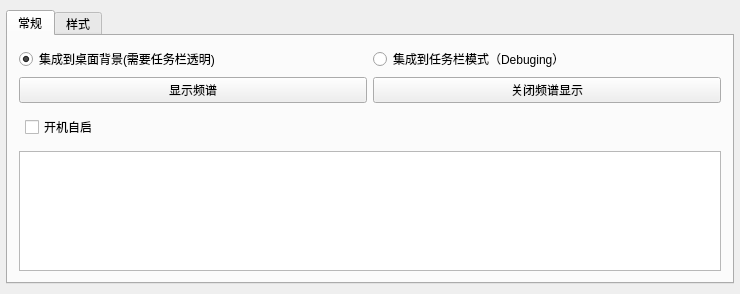
<?xml version="1.0" encoding="UTF-8"?>
<ui version="4.0">
 <class>MainWindow</class>
 <widget class="QMainWindow" name="MainWindow">
  <property name="geometry">
   <rect>
    <x>0</x>
    <y>0</y>
    <width>740</width>
    <height>294</height>
   </rect>
  </property>
  <property name="windowTitle">
   <string>MainWindow</string>
  </property>
  <widget class="QWidget" name="centralWidget">
   <layout class="QVBoxLayout" name="verticalLayout_2" stretch="0">
    <property name="spacing">
     <number>0</number>
    </property>
    <property name="leftMargin">
     <number>0</number>
    </property>
    <property name="topMargin">
     <number>0</number>
    </property>
    <property name="rightMargin">
     <number>0</number>
    </property>
    <property name="bottomMargin">
     <number>0</number>
    </property>
    <item>
     <layout class="QVBoxLayout" name="verticalLayout">
      <property name="leftMargin">
       <number>6</number>
      </property>
      <property name="topMargin">
       <number>10</number>
      </property>
      <property name="rightMargin">
       <number>6</number>
      </property>
      <property name="bottomMargin">
       <number>10</number>
      </property>
      <item>
       <widget class="QTabWidget" name="tabWidget_main">
        <property name="layoutDirection">
         <enum>Qt::LeftToRight</enum>
        </property>
        <property name="autoFillBackground">
         <bool>false</bool>
        </property>
        <property name="tabPosition">
         <enum>QTabWidget::North</enum>
        </property>
        <property name="tabShape">
         <enum>QTabWidget::Rounded</enum>
        </property>
        <property name="currentIndex">
         <number>0</number>
        </property>
        <property name="elideMode">
         <enum>Qt::ElideNone</enum>
        </property>
        <property name="usesScrollButtons">
         <bool>true</bool>
        </property>
        <property name="tabsClosable">
         <bool>false</bool>
        </property>
        <property name="movable">
         <bool>false</bool>
        </property>
        <property name="tabBarAutoHide">
         <bool>false</bool>
        </property>
        <widget class="QWidget" name="tab_custom">
         <attribute name="title">
          <string>常规</string>
         </attribute>
         <layout class="QVBoxLayout" name="verticalLayout_6">
          <item>
           <layout class="QHBoxLayout" name="horizontalLayout_5">
            <item>
             <widget class="QRadioButton" name="radioButton_modeOnBackground">
              <property name="text">
               <string>集成到桌面背景(需要任务栏透明)</string>
              </property>
              <property name="checked">
               <bool>true</bool>
              </property>
             </widget>
            </item>
            <item>
             <widget class="QRadioButton" name="radioButton_modeOnTaskbar">
              <property name="text">
               <string>集成到任务栏模式（Debuging）</string>
              </property>
              <property name="checked">
               <bool>false</bool>
              </property>
             </widget>
            </item>
           </layout>
          </item>
          <item>
           <layout class="QHBoxLayout" name="horizontalLayout">
            <item>
             <widget class="QPushButton" name="btn_show">
              <property name="text">
               <string>显示频谱</string>
              </property>
             </widget>
            </item>
            <item>
             <widget class="QPushButton" name="btn_close">
              <property name="text">
               <string>关闭频谱显示</string>
              </property>
             </widget>
            </item>
           </layout>
          </item>
          <item>
           <layout class="QHBoxLayout" name="horizontalLayout_10">
            <property name="leftMargin">
             <number>6</number>
            </property>
            <property name="topMargin">
             <number>6</number>
            </property>
            <property name="rightMargin">
             <number>6</number>
            </property>
            <property name="bottomMargin">
             <number>6</number>
            </property>
            <item>
             <widget class="QCheckBox" name="checkBox_BAutoBoot">
              <property name="text">
               <string>开机自启</string>
              </property>
             </widget>
            </item>
           </layout>
          </item>
          <item>
           <widget class="QTextEdit" name="console"/>
          </item>
         </layout>
        </widget>
        <widget class="QWidget" name="tab_style">
         <attribute name="title">
          <string>样式</string>
         </attribute>
         <layout class="QVBoxLayout" name="verticalLayout_5">
          <item>
           <layout class="QHBoxLayout" name="horizontalLayout_4">
            <property name="leftMargin">
             <number>6</number>
            </property>
            <property name="topMargin">
             <number>6</number>
            </property>
            <property name="rightMargin">
             <number>6</number>
            </property>
            <property name="bottomMargin">
             <number>6</number>
            </property>
            <item>
             <layout class="QHBoxLayout" name="horizontalLayout_8">
              <property name="leftMargin">
               <number>6</number>
              </property>
              <property name="topMargin">
               <number>6</number>
              </property>
              <property name="rightMargin">
               <number>6</number>
              </property>
              <property name="bottomMargin">
               <number>6</number>
              </property>
              <item>
               <widget class="QLabel" name="label_8">
                <property name="text">
                 <string>频谱样式</string>
                </property>
               </widget>
              </item>
              <item>
               <widget class="QComboBox" name="comboBox_StyleSeletec">
                <property name="minimumSize">
                 <size>
                  <width>0</width>
                  <height>21</height>
                 </size>
                </property>
                <property name="currentIndex">
                 <number>1</number>
                </property>
                <item>
                 <property name="text">
                  <string>矩形</string>
                 </property>
                </item>
                <item>
                 <property name="text">
                  <string>混合波形</string>
                 </property>
                </item>
                <item>
                 <property name="text">
                  <string>圆角波形</string>
                 </property>
                </item>
               </widget>
              </item>
             </layout>
            </item>
            <item>
             <widget class="Line" name="line">
              <property name="orientation">
               <enum>Qt::Vertical</enum>
              </property>
             </widget>
            </item>
            <item>
             <layout class="QHBoxLayout" name="horizontalLayout_7">
              <property name="leftMargin">
               <number>6</number>
              </property>
              <property name="topMargin">
               <number>6</number>
              </property>
              <property name="rightMargin">
               <number>6</number>
              </property>
              <property name="bottomMargin">
               <number>6</number>
              </property>
              <item>
               <widget class="QLabel" name="label_7">
                <property name="text">
                 <string>透明度</string>
                </property>
               </widget>
              </item>
              <item>
               <widget class="QComboBox" name="comboBox_OpacityValue">
                <property name="minimumSize">
                 <size>
                  <width>0</width>
                  <height>21</height>
                 </size>
                </property>
                <property name="editable">
                 <bool>false</bool>
                </property>
                <property name="currentText">
                 <string>1</string>
                </property>
                <property name="currentIndex">
                 <number>0</number>
                </property>
                <property name="maxCount">
                 <number>10</number>
                </property>
                <item>
                 <property name="text">
                  <string>1</string>
                 </property>
                </item>
                <item>
                 <property name="text">
                  <string>0.9</string>
                 </property>
                </item>
                <item>
                 <property name="text">
                  <string>0.8</string>
                 </property>
                </item>
                <item>
                 <property name="text">
                  <string>0.7</string>
                 </property>
                </item>
                <item>
                 <property name="text">
                  <string>0.6</string>
                 </property>
                </item>
                <item>
                 <property name="text">
                  <string>0.5</string>
                 </property>
                </item>
                <item>
                 <property name="text">
                  <string>0.4</string>
                 </property>
                </item>
                <item>
                 <property name="text">
                  <string>0.3</string>
                 </property>
                </item>
                <item>
                 <property name="text">
                  <string>0.2</string>
                 </property>
                </item>
                <item>
                 <property name="text">
                  <string>0.1</string>
                 </property>
                </item>
               </widget>
              </item>
             </layout>
            </item>
            <item>
             <widget class="Line" name="line_2">
              <property name="orientation">
               <enum>Qt::Vertical</enum>
              </property>
             </widget>
            </item>
            <item>
             <layout class="QHBoxLayout" name="horizontalLayout_3">
              <property name="leftMargin">
               <number>6</number>
              </property>
              <property name="topMargin">
               <number>6</number>
              </property>
              <property name="rightMargin">
               <number>6</number>
              </property>
              <property name="bottomMargin">
               <number>6</number>
              </property>
              <item>
               <widget class="QLabel" name="label_4">
                <property name="text">
                 <string>刷新频率</string>
                </property>
               </widget>
              </item>
              <item>
               <widget class="QComboBox" name="comboBox_UpdateSpeed">
                <property name="minimumSize">
                 <size>
                  <width>0</width>
                  <height>21</height>
                 </size>
                </property>
                <item>
                 <property name="text">
                  <string>快</string>
                 </property>
                </item>
                <item>
                 <property name="text">
                  <string>较快</string>
                 </property>
                </item>
                <item>
                 <property name="text">
                  <string>中</string>
                 </property>
                </item>
                <item>
                 <property name="text">
                  <string>较慢</string>
                 </property>
                </item>
                <item>
                 <property name="text">
                  <string>慢</string>
                 </property>
                </item>
               </widget>
              </item>
             </layout>
            </item>
           </layout>
          </item>
          <item>
           <widget class="QGroupBox" name="groupBox">
            <property name="title">
             <string>填充样式</string>
            </property>
            <layout class="QHBoxLayout" name="horizontalLayout_12">
             <property name="leftMargin">
              <number>6</number>
             </property>
             <property name="topMargin">
              <number>6</number>
             </property>
             <property name="rightMargin">
              <number>6</number>
             </property>
             <property name="bottomMargin">
              <number>6</number>
             </property>
             <item>
              <layout class="QVBoxLayout" name="verticalLayout_7">
               <item>
                <widget class="QRadioButton" name="radioButton_TextureStyle_Soild">
                 <property name="text">
                  <string>纯色填充</string>
                 </property>
                </widget>
               </item>
               <item>
                <widget class="QPushButton" name="btn_PureColorSelect">
                 <property name="text">
                  <string/>
                 </property>
                </widget>
               </item>
              </layout>
             </item>
             <item>
              <widget class="Line" name="line_4">
               <property name="orientation">
                <enum>Qt::Vertical</enum>
               </property>
              </widget>
             </item>
             <item>
              <layout class="QVBoxLayout" name="verticalLayout_8">
               <item>
                <widget class="QRadioButton" name="radioButton_TextureStyle_Gradient">
                 <property name="text">
                  <string>渐变填充</string>
                 </property>
                </widget>
               </item>
               <item>
                <widget class="QLCDNumber" name="lcdNumber"/>
               </item>
              </layout>
             </item>
             <item>
              <widget class="Line" name="line_5">
               <property name="orientation">
                <enum>Qt::Vertical</enum>
               </property>
              </widget>
             </item>
             <item>
              <layout class="QVBoxLayout" name="verticalLayout_9">
               <item>
                <widget class="QRadioButton" name="radioButton_TextureStyle_Pattern">
                 <property name="text">
                  <string>图案填充</string>
                 </property>
                </widget>
               </item>
               <item>
                <widget class="QLabel" name="label_5">
                 <property name="text">
                  <string>这是一张图片</string>
                 </property>
                </widget>
               </item>
              </layout>
             </item>
            </layout>
           </widget>
          </item>
          <item>
           <layout class="QHBoxLayout" name="horizontalLayout_2">
            <property name="leftMargin">
             <number>6</number>
            </property>
            <property name="topMargin">
             <number>6</number>
            </property>
            <property name="rightMargin">
             <number>6</number>
            </property>
            <property name="bottomMargin">
             <number>6</number>
            </property>
            <item>
             <layout class="QVBoxLayout" name="verticalLayout_3">
              <property name="leftMargin">
               <number>0</number>
              </property>
              <property name="topMargin">
               <number>0</number>
              </property>
              <property name="rightMargin">
               <number>0</number>
              </property>
              <property name="bottomMargin">
               <number>0</number>
              </property>
              <item>
               <widget class="QLabel" name="label">
                <property name="text">
                 <string>幅度大小</string>
                </property>
               </widget>
              </item>
              <item>
               <layout class="QHBoxLayout" name="horizontalLayout_6">
                <property name="leftMargin">
                 <number>0</number>
                </property>
                <property name="topMargin">
                 <number>0</number>
                </property>
                <property name="rightMargin">
                 <number>0</number>
                </property>
                <property name="bottomMargin">
                 <number>0</number>
                </property>
                <item>
                 <widget class="QLabel" name="label_2">
                  <property name="text">
                   <string>无</string>
                  </property>
                 </widget>
                </item>
                <item>
                 <widget class="QSlider" name="slider_AmpValue">
                  <property name="minimum">
                   <number>0</number>
                  </property>
                  <property name="maximum">
                   <number>40</number>
                  </property>
                  <property name="value">
                   <number>3</number>
                  </property>
                  <property name="sliderPosition">
                   <number>3</number>
                  </property>
                  <property name="orientation">
                   <enum>Qt::Horizontal</enum>
                  </property>
                  <property name="tickPosition">
                   <enum>QSlider::TicksBelow</enum>
                  </property>
                  <property name="tickInterval">
                   <number>0</number>
                  </property>
                 </widget>
                </item>
                <item>
                 <widget class="QLabel" name="label_3">
                  <property name="text">
                   <string>更大</string>
                  </property>
                 </widget>
                </item>
               </layout>
              </item>
             </layout>
            </item>
            <item>
             <widget class="Line" name="line_3">
              <property name="orientation">
               <enum>Qt::Vertical</enum>
              </property>
             </widget>
            </item>
            <item>
             <layout class="QVBoxLayout" name="verticalLayout_4">
              <property name="leftMargin">
               <number>0</number>
              </property>
              <property name="topMargin">
               <number>0</number>
              </property>
              <property name="rightMargin">
               <number>0</number>
              </property>
              <property name="bottomMargin">
               <number>0</number>
              </property>
              <item>
               <widget class="QLabel" name="label_9">
                <property name="text">
                 <string>模糊度（越大CPU占用越多）</string>
                </property>
               </widget>
              </item>
              <item>
               <layout class="QHBoxLayout" name="horizontalLayout_9">
                <property name="leftMargin">
                 <number>0</number>
                </property>
                <property name="topMargin">
                 <number>0</number>
                </property>
                <property name="rightMargin">
                 <number>0</number>
                </property>
                <property name="bottomMargin">
                 <number>0</number>
                </property>
                <item>
                 <widget class="QLabel" name="label_10">
                  <property name="text">
                   <string>无</string>
                  </property>
                 </widget>
                </item>
                <item>
                 <widget class="QSlider" name="slider_BlurValue">
                  <property name="maximum">
                   <number>20</number>
                  </property>
                  <property name="value">
                   <number>2</number>
                  </property>
                  <property name="orientation">
                   <enum>Qt::Horizontal</enum>
                  </property>
                  <property name="tickPosition">
                   <enum>QSlider::TicksBelow</enum>
                  </property>
                 </widget>
                </item>
                <item>
                 <widget class="QLabel" name="label_11">
                  <property name="text">
                   <string>更模糊</string>
                  </property>
                 </widget>
                </item>
               </layout>
              </item>
             </layout>
            </item>
           </layout>
          </item>
         </layout>
        </widget>
       </widget>
      </item>
     </layout>
    </item>
   </layout>
  </widget>
  <action name="actionquit">
   <property name="text">
    <string>quit</string>
   </property>
  </action>
 </widget>
 <layoutdefault spacing="6" margin="11"/>
 <resources/>
 <connections/>
</ui>
